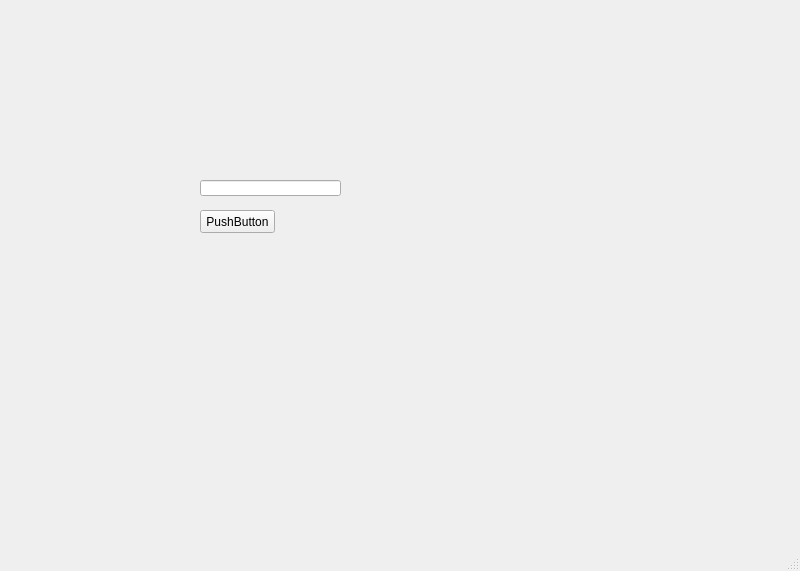
<?xml version="1.0" encoding="UTF-8"?>
<ui version="4.0">
 <class>MainWindow</class>
 <widget class="QMainWindow" name="MainWindow">
  <property name="geometry">
   <rect>
    <x>0</x>
    <y>0</y>
    <width>800</width>
    <height>571</height>
   </rect>
  </property>
  <property name="windowTitle">
   <string>MainWindow</string>
  </property>
  <widget class="QWidget" name="centralwidget">
   <widget class="QLineEdit" name="lineEdit">
    <property name="geometry">
     <rect>
      <x>200</x>
      <y>180</y>
      <width>141</width>
      <height>16</height>
     </rect>
    </property>
   </widget>
   <widget class="QPushButton" name="pushButton">
    <property name="geometry">
     <rect>
      <x>200</x>
      <y>210</y>
      <width>75</width>
      <height>23</height>
     </rect>
    </property>
    <property name="text">
     <string>PushButton</string>
    </property>
   </widget>
  </widget>
  <widget class="QMenuBar" name="menubar">
   <property name="geometry">
    <rect>
     <x>0</x>
     <y>0</y>
     <width>800</width>
     <height>21</height>
    </rect>
   </property>
  </widget>
  <widget class="QStatusBar" name="statusbar"/>
 </widget>
 <resources/>
 <connections/>
</ui>
